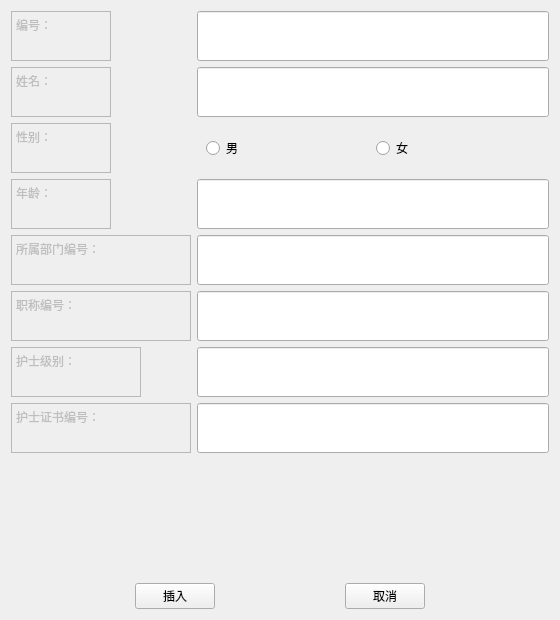
<?xml version="1.0" encoding="UTF-8"?>
<ui version="4.0">
 <class>PatientInfo</class>
 <widget class="QWidget" name="PatientInfo">
  <property name="windowModality">
   <enum>Qt::ApplicationModal</enum>
  </property>
  <property name="geometry">
   <rect>
    <x>0</x>
    <y>0</y>
    <width>560</width>
    <height>620</height>
   </rect>
  </property>
  <property name="minimumSize">
   <size>
    <width>560</width>
    <height>620</height>
   </size>
  </property>
  <property name="maximumSize">
   <size>
    <width>5600</width>
    <height>620</height>
   </size>
  </property>
  <property name="windowTitle">
   <string>插入护士信息</string>
  </property>
  <layout class="QVBoxLayout" name="verticalLayout">
   <item>
    <layout class="QFormLayout" name="formLayout">
     <item row="0" column="0">
      <widget class="QTextEdit" name="textEdit_11">
       <property name="enabled">
        <bool>false</bool>
       </property>
       <property name="sizePolicy">
        <sizepolicy hsizetype="Expanding" vsizetype="Fixed">
         <horstretch>0</horstretch>
         <verstretch>0</verstretch>
        </sizepolicy>
       </property>
       <property name="minimumSize">
        <size>
         <width>100</width>
         <height>50</height>
        </size>
       </property>
       <property name="maximumSize">
        <size>
         <width>100</width>
         <height>50</height>
        </size>
       </property>
       <property name="html">
        <string>&lt;!DOCTYPE HTML PUBLIC &quot;-//W3C//DTD HTML 4.0//EN&quot; &quot;http://www.w3.org/TR/REC-html40/strict.dtd&quot;&gt;
&lt;html&gt;&lt;head&gt;&lt;meta name=&quot;qrichtext&quot; content=&quot;1&quot; /&gt;&lt;style type=&quot;text/css&quot;&gt;
p, li { white-space: pre-wrap; }
&lt;/style&gt;&lt;/head&gt;&lt;body style=&quot; font-family:'SimSun'; font-size:9pt; font-weight:400; font-style:normal;&quot;&gt;
&lt;p style=&quot; margin-top:0px; margin-bottom:0px; margin-left:0px; margin-right:0px; -qt-block-indent:0; text-indent:0px;&quot;&gt;编号：&lt;/p&gt;&lt;/body&gt;&lt;/html&gt;</string>
       </property>
      </widget>
     </item>
     <item row="0" column="1">
      <widget class="QLineEdit" name="NnoEdit">
       <property name="sizePolicy">
        <sizepolicy hsizetype="Expanding" vsizetype="Preferred">
         <horstretch>0</horstretch>
         <verstretch>0</verstretch>
        </sizepolicy>
       </property>
       <property name="minimumSize">
        <size>
         <width>0</width>
         <height>50</height>
        </size>
       </property>
       <property name="maximumSize">
        <size>
         <width>16777215</width>
         <height>50</height>
        </size>
       </property>
       <property name="palette">
        <palette>
         <active>
          <colorrole role="Text">
           <brush brushstyle="SolidPattern">
            <color alpha="255">
             <red>0</red>
             <green>0</green>
             <blue>0</blue>
            </color>
           </brush>
          </colorrole>
         </active>
         <inactive>
          <colorrole role="Text">
           <brush brushstyle="SolidPattern">
            <color alpha="255">
             <red>0</red>
             <green>0</green>
             <blue>0</blue>
            </color>
           </brush>
          </colorrole>
         </inactive>
         <disabled>
          <colorrole role="Text">
           <brush brushstyle="SolidPattern">
            <color alpha="255">
             <red>120</red>
             <green>120</green>
             <blue>120</blue>
            </color>
           </brush>
          </colorrole>
         </disabled>
        </palette>
       </property>
      </widget>
     </item>
     <item row="1" column="0">
      <widget class="QTextEdit" name="textEdit_2">
       <property name="enabled">
        <bool>false</bool>
       </property>
       <property name="sizePolicy">
        <sizepolicy hsizetype="Expanding" vsizetype="Fixed">
         <horstretch>0</horstretch>
         <verstretch>0</verstretch>
        </sizepolicy>
       </property>
       <property name="minimumSize">
        <size>
         <width>100</width>
         <height>50</height>
        </size>
       </property>
       <property name="maximumSize">
        <size>
         <width>100</width>
         <height>50</height>
        </size>
       </property>
       <property name="html">
        <string>&lt;!DOCTYPE HTML PUBLIC &quot;-//W3C//DTD HTML 4.0//EN&quot; &quot;http://www.w3.org/TR/REC-html40/strict.dtd&quot;&gt;
&lt;html&gt;&lt;head&gt;&lt;meta name=&quot;qrichtext&quot; content=&quot;1&quot; /&gt;&lt;style type=&quot;text/css&quot;&gt;
p, li { white-space: pre-wrap; }
&lt;/style&gt;&lt;/head&gt;&lt;body style=&quot; font-family:'SimSun'; font-size:9pt; font-weight:400; font-style:normal;&quot;&gt;
&lt;p style=&quot; margin-top:0px; margin-bottom:0px; margin-left:0px; margin-right:0px; -qt-block-indent:0; text-indent:0px;&quot;&gt;姓名：&lt;/p&gt;&lt;/body&gt;&lt;/html&gt;</string>
       </property>
      </widget>
     </item>
     <item row="1" column="1">
      <widget class="QLineEdit" name="NnameEdit">
       <property name="sizePolicy">
        <sizepolicy hsizetype="Expanding" vsizetype="Preferred">
         <horstretch>0</horstretch>
         <verstretch>0</verstretch>
        </sizepolicy>
       </property>
       <property name="minimumSize">
        <size>
         <width>0</width>
         <height>50</height>
        </size>
       </property>
       <property name="maximumSize">
        <size>
         <width>16777215</width>
         <height>50</height>
        </size>
       </property>
       <property name="palette">
        <palette>
         <active>
          <colorrole role="Text">
           <brush brushstyle="SolidPattern">
            <color alpha="255">
             <red>0</red>
             <green>0</green>
             <blue>0</blue>
            </color>
           </brush>
          </colorrole>
         </active>
         <inactive>
          <colorrole role="Text">
           <brush brushstyle="SolidPattern">
            <color alpha="255">
             <red>0</red>
             <green>0</green>
             <blue>0</blue>
            </color>
           </brush>
          </colorrole>
         </inactive>
         <disabled>
          <colorrole role="Text">
           <brush brushstyle="SolidPattern">
            <color alpha="255">
             <red>120</red>
             <green>120</green>
             <blue>120</blue>
            </color>
           </brush>
          </colorrole>
         </disabled>
        </palette>
       </property>
      </widget>
     </item>
     <item row="2" column="0">
      <widget class="QTextEdit" name="textEdit">
       <property name="enabled">
        <bool>false</bool>
       </property>
       <property name="sizePolicy">
        <sizepolicy hsizetype="Expanding" vsizetype="Fixed">
         <horstretch>0</horstretch>
         <verstretch>0</verstretch>
        </sizepolicy>
       </property>
       <property name="minimumSize">
        <size>
         <width>100</width>
         <height>50</height>
        </size>
       </property>
       <property name="maximumSize">
        <size>
         <width>100</width>
         <height>50</height>
        </size>
       </property>
       <property name="html">
        <string>&lt;!DOCTYPE HTML PUBLIC &quot;-//W3C//DTD HTML 4.0//EN&quot; &quot;http://www.w3.org/TR/REC-html40/strict.dtd&quot;&gt;
&lt;html&gt;&lt;head&gt;&lt;meta name=&quot;qrichtext&quot; content=&quot;1&quot; /&gt;&lt;style type=&quot;text/css&quot;&gt;
p, li { white-space: pre-wrap; }
&lt;/style&gt;&lt;/head&gt;&lt;body style=&quot; font-family:'SimSun'; font-size:9pt; font-weight:400; font-style:normal;&quot;&gt;
&lt;p style=&quot; margin-top:0px; margin-bottom:0px; margin-left:0px; margin-right:0px; -qt-block-indent:0; text-indent:0px;&quot;&gt;性别：&lt;/p&gt;&lt;/body&gt;&lt;/html&gt;</string>
       </property>
      </widget>
     </item>
     <item row="3" column="0">
      <widget class="QTextEdit" name="textEdit_3">
       <property name="enabled">
        <bool>false</bool>
       </property>
       <property name="sizePolicy">
        <sizepolicy hsizetype="Expanding" vsizetype="Fixed">
         <horstretch>0</horstretch>
         <verstretch>0</verstretch>
        </sizepolicy>
       </property>
       <property name="minimumSize">
        <size>
         <width>100</width>
         <height>50</height>
        </size>
       </property>
       <property name="maximumSize">
        <size>
         <width>100</width>
         <height>50</height>
        </size>
       </property>
       <property name="html">
        <string>&lt;!DOCTYPE HTML PUBLIC &quot;-//W3C//DTD HTML 4.0//EN&quot; &quot;http://www.w3.org/TR/REC-html40/strict.dtd&quot;&gt;
&lt;html&gt;&lt;head&gt;&lt;meta name=&quot;qrichtext&quot; content=&quot;1&quot; /&gt;&lt;style type=&quot;text/css&quot;&gt;
p, li { white-space: pre-wrap; }
&lt;/style&gt;&lt;/head&gt;&lt;body style=&quot; font-family:'SimSun'; font-size:9pt; font-weight:400; font-style:normal;&quot;&gt;
&lt;p style=&quot; margin-top:0px; margin-bottom:0px; margin-left:0px; margin-right:0px; -qt-block-indent:0; text-indent:0px;&quot;&gt;年龄：&lt;/p&gt;&lt;/body&gt;&lt;/html&gt;</string>
       </property>
      </widget>
     </item>
     <item row="3" column="1">
      <widget class="QLineEdit" name="NageEdit">
       <property name="sizePolicy">
        <sizepolicy hsizetype="Expanding" vsizetype="Preferred">
         <horstretch>0</horstretch>
         <verstretch>0</verstretch>
        </sizepolicy>
       </property>
       <property name="minimumSize">
        <size>
         <width>0</width>
         <height>50</height>
        </size>
       </property>
       <property name="maximumSize">
        <size>
         <width>16777215</width>
         <height>50</height>
        </size>
       </property>
      </widget>
     </item>
     <item row="4" column="0">
      <widget class="QTextEdit" name="textEdit_4">
       <property name="enabled">
        <bool>false</bool>
       </property>
       <property name="sizePolicy">
        <sizepolicy hsizetype="Fixed" vsizetype="Fixed">
         <horstretch>0</horstretch>
         <verstretch>0</verstretch>
        </sizepolicy>
       </property>
       <property name="minimumSize">
        <size>
         <width>180</width>
         <height>50</height>
        </size>
       </property>
       <property name="maximumSize">
        <size>
         <width>130</width>
         <height>50</height>
        </size>
       </property>
       <property name="html">
        <string>&lt;!DOCTYPE HTML PUBLIC &quot;-//W3C//DTD HTML 4.0//EN&quot; &quot;http://www.w3.org/TR/REC-html40/strict.dtd&quot;&gt;
&lt;html&gt;&lt;head&gt;&lt;meta name=&quot;qrichtext&quot; content=&quot;1&quot; /&gt;&lt;style type=&quot;text/css&quot;&gt;
p, li { white-space: pre-wrap; }
&lt;/style&gt;&lt;/head&gt;&lt;body style=&quot; font-family:'SimSun'; font-size:9pt; font-weight:400; font-style:normal;&quot;&gt;
&lt;p style=&quot; margin-top:0px; margin-bottom:0px; margin-left:0px; margin-right:0px; -qt-block-indent:0; text-indent:0px;&quot;&gt;所属部门编号：&lt;/p&gt;&lt;/body&gt;&lt;/html&gt;</string>
       </property>
      </widget>
     </item>
     <item row="4" column="1">
      <widget class="QLineEdit" name="NdeptnoEdit">
       <property name="sizePolicy">
        <sizepolicy hsizetype="Expanding" vsizetype="Preferred">
         <horstretch>0</horstretch>
         <verstretch>0</verstretch>
        </sizepolicy>
       </property>
       <property name="minimumSize">
        <size>
         <width>0</width>
         <height>50</height>
        </size>
       </property>
       <property name="maximumSize">
        <size>
         <width>16777215</width>
         <height>50</height>
        </size>
       </property>
      </widget>
     </item>
     <item row="5" column="0">
      <widget class="QTextEdit" name="textEdit_6">
       <property name="enabled">
        <bool>false</bool>
       </property>
       <property name="sizePolicy">
        <sizepolicy hsizetype="Expanding" vsizetype="Fixed">
         <horstretch>0</horstretch>
         <verstretch>0</verstretch>
        </sizepolicy>
       </property>
       <property name="minimumSize">
        <size>
         <width>180</width>
         <height>50</height>
        </size>
       </property>
       <property name="maximumSize">
        <size>
         <width>100</width>
         <height>50</height>
        </size>
       </property>
       <property name="html">
        <string>&lt;!DOCTYPE HTML PUBLIC &quot;-//W3C//DTD HTML 4.0//EN&quot; &quot;http://www.w3.org/TR/REC-html40/strict.dtd&quot;&gt;
&lt;html&gt;&lt;head&gt;&lt;meta name=&quot;qrichtext&quot; content=&quot;1&quot; /&gt;&lt;style type=&quot;text/css&quot;&gt;
p, li { white-space: pre-wrap; }
&lt;/style&gt;&lt;/head&gt;&lt;body style=&quot; font-family:'SimSun'; font-size:9pt; font-weight:400; font-style:normal;&quot;&gt;
&lt;p style=&quot; margin-top:0px; margin-bottom:0px; margin-left:0px; margin-right:0px; -qt-block-indent:0; text-indent:0px;&quot;&gt;职称编号：&lt;/p&gt;&lt;/body&gt;&lt;/html&gt;</string>
       </property>
      </widget>
     </item>
     <item row="5" column="1">
      <widget class="QLineEdit" name="TnoEdit">
       <property name="sizePolicy">
        <sizepolicy hsizetype="Expanding" vsizetype="Preferred">
         <horstretch>0</horstretch>
         <verstretch>0</verstretch>
        </sizepolicy>
       </property>
       <property name="minimumSize">
        <size>
         <width>0</width>
         <height>50</height>
        </size>
       </property>
       <property name="maximumSize">
        <size>
         <width>16777215</width>
         <height>50</height>
        </size>
       </property>
      </widget>
     </item>
     <item row="6" column="0">
      <widget class="QTextEdit" name="textEdit_7">
       <property name="enabled">
        <bool>false</bool>
       </property>
       <property name="sizePolicy">
        <sizepolicy hsizetype="Expanding" vsizetype="Fixed">
         <horstretch>0</horstretch>
         <verstretch>0</verstretch>
        </sizepolicy>
       </property>
       <property name="minimumSize">
        <size>
         <width>130</width>
         <height>50</height>
        </size>
       </property>
       <property name="maximumSize">
        <size>
         <width>130</width>
         <height>50</height>
        </size>
       </property>
       <property name="html">
        <string>&lt;!DOCTYPE HTML PUBLIC &quot;-//W3C//DTD HTML 4.0//EN&quot; &quot;http://www.w3.org/TR/REC-html40/strict.dtd&quot;&gt;
&lt;html&gt;&lt;head&gt;&lt;meta name=&quot;qrichtext&quot; content=&quot;1&quot; /&gt;&lt;style type=&quot;text/css&quot;&gt;
p, li { white-space: pre-wrap; }
&lt;/style&gt;&lt;/head&gt;&lt;body style=&quot; font-family:'SimSun'; font-size:9pt; font-weight:400; font-style:normal;&quot;&gt;
&lt;p style=&quot; margin-top:0px; margin-bottom:0px; margin-left:0px; margin-right:0px; -qt-block-indent:0; text-indent:0px;&quot;&gt;护士级别：&lt;/p&gt;&lt;/body&gt;&lt;/html&gt;</string>
       </property>
      </widget>
     </item>
     <item row="6" column="1">
      <widget class="QLineEdit" name="NlevelEdit">
       <property name="sizePolicy">
        <sizepolicy hsizetype="Expanding" vsizetype="Preferred">
         <horstretch>0</horstretch>
         <verstretch>0</verstretch>
        </sizepolicy>
       </property>
       <property name="minimumSize">
        <size>
         <width>0</width>
         <height>50</height>
        </size>
       </property>
       <property name="maximumSize">
        <size>
         <width>16777215</width>
         <height>50</height>
        </size>
       </property>
      </widget>
     </item>
     <item row="7" column="0">
      <widget class="QTextEdit" name="textEdit_5">
       <property name="enabled">
        <bool>false</bool>
       </property>
       <property name="sizePolicy">
        <sizepolicy hsizetype="Expanding" vsizetype="Fixed">
         <horstretch>0</horstretch>
         <verstretch>0</verstretch>
        </sizepolicy>
       </property>
       <property name="minimumSize">
        <size>
         <width>180</width>
         <height>50</height>
        </size>
       </property>
       <property name="maximumSize">
        <size>
         <width>100</width>
         <height>50</height>
        </size>
       </property>
       <property name="html">
        <string>&lt;!DOCTYPE HTML PUBLIC &quot;-//W3C//DTD HTML 4.0//EN&quot; &quot;http://www.w3.org/TR/REC-html40/strict.dtd&quot;&gt;
&lt;html&gt;&lt;head&gt;&lt;meta name=&quot;qrichtext&quot; content=&quot;1&quot; /&gt;&lt;style type=&quot;text/css&quot;&gt;
p, li { white-space: pre-wrap; }
&lt;/style&gt;&lt;/head&gt;&lt;body style=&quot; font-family:'SimSun'; font-size:9pt; font-weight:400; font-style:normal;&quot;&gt;
&lt;p style=&quot; margin-top:0px; margin-bottom:0px; margin-left:0px; margin-right:0px; -qt-block-indent:0; text-indent:0px;&quot;&gt;护士证书编号：&lt;/p&gt;&lt;/body&gt;&lt;/html&gt;</string>
       </property>
      </widget>
     </item>
     <item row="7" column="1">
      <widget class="QLineEdit" name="NcenoEdit">
       <property name="sizePolicy">
        <sizepolicy hsizetype="Expanding" vsizetype="Preferred">
         <horstretch>0</horstretch>
         <verstretch>0</verstretch>
        </sizepolicy>
       </property>
       <property name="minimumSize">
        <size>
         <width>0</width>
         <height>50</height>
        </size>
       </property>
       <property name="maximumSize">
        <size>
         <width>16777215</width>
         <height>50</height>
        </size>
       </property>
      </widget>
     </item>
     <item row="2" column="1">
      <widget class="QWidget" name="widget" native="true">
       <layout class="QHBoxLayout" name="horizontalLayout">
        <item>
         <widget class="QRadioButton" name="rbtn_male">
          <property name="text">
           <string>男</string>
          </property>
         </widget>
        </item>
        <item>
         <widget class="QRadioButton" name="rbtn_female">
          <property name="text">
           <string>女</string>
          </property>
         </widget>
        </item>
       </layout>
      </widget>
     </item>
    </layout>
   </item>
   <item>
    <layout class="QHBoxLayout" name="horizontalLayout_8">
     <item>
      <widget class="QPushButton" name="btn_insert">
       <property name="sizePolicy">
        <sizepolicy hsizetype="Fixed" vsizetype="Fixed">
         <horstretch>0</horstretch>
         <verstretch>0</verstretch>
        </sizepolicy>
       </property>
       <property name="text">
        <string>插入</string>
       </property>
      </widget>
     </item>
     <item>
      <widget class="QPushButton" name="btn_quit">
       <property name="sizePolicy">
        <sizepolicy hsizetype="Fixed" vsizetype="Fixed">
         <horstretch>0</horstretch>
         <verstretch>0</verstretch>
        </sizepolicy>
       </property>
       <property name="text">
        <string>取消</string>
       </property>
      </widget>
     </item>
    </layout>
   </item>
  </layout>
 </widget>
 <resources/>
 <connections/>
</ui>
